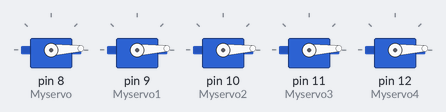
A sketch run on a simulated Arduino Uno, built with avr-gcc and run on an emulated ATmega328P. Shown: 5 × servo.

Above: at 0.05 s.
At 0.45 s:
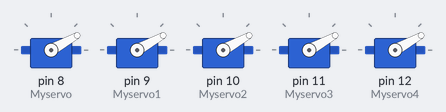
At 0.9 s:
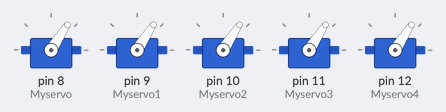
At 1.8 s:
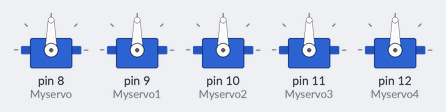
At 2.75 s:
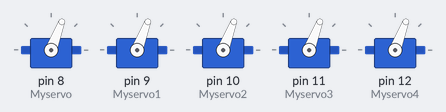
At 3.55 s:
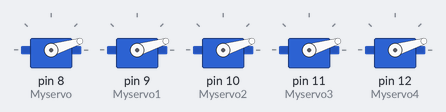
Timing chart, 0 to 6.2 s (numbered marks = the images above):
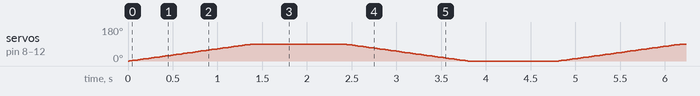

The sketch:

5_Servo.ino
```cpp
// C++ code
//
#include<Servo.h>
Servo Myservo;
Servo Myservo1;
Servo Myservo2;
Servo Myservo3;
Servo Myservo4;
int pos;

void setup()
{


Myservo.attach(8);
Myservo1.attach(9);
Myservo2.attach(10);
Myservo3.attach(11);
Myservo4.attach(12);
}

void loop()
{

  for(pos=0;pos<=90;pos++){
Myservo.write(pos);
Myservo1.write(pos);
Myservo2.write(pos);
Myservo3.write(pos);
Myservo4.write(pos);
    delay(15);
  }
  delay(1000);

  for(pos=90;pos>=0;pos--){
    Myservo.write(pos);
Myservo1.write(pos);
Myservo2.write(pos);
Myservo3.write(pos);
Myservo4.write(pos);
    delay(15);
  }
  delay(1000);
}
```
